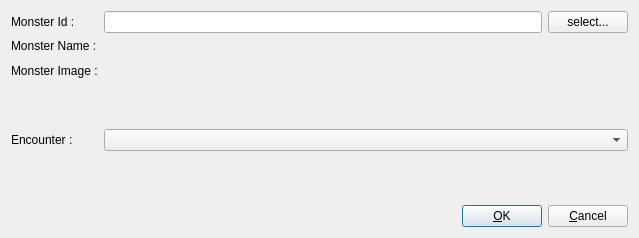
<?xml version="1.0" encoding="UTF-8"?>
<ui version="4.0">
 <class>editMonsterEncounterFormClass</class>
 <widget class="QDialog" name="editMonsterEncounterFormClass">
  <property name="geometry">
   <rect>
    <x>0</x>
    <y>0</y>
    <width>639</width>
    <height>238</height>
   </rect>
  </property>
  <property name="maximumSize">
   <size>
    <width>16777215</width>
    <height>16777215</height>
   </size>
  </property>
  <property name="windowTitle">
   <string>Edit monster encounter</string>
  </property>
  <layout class="QVBoxLayout" name="verticalLayout">
   <item>
    <layout class="QFormLayout" name="formLayout_3">
     <item row="0" column="0">
      <widget class="QLabel" name="label">
       <property name="text">
        <string>Monster Id :</string>
       </property>
      </widget>
     </item>
     <item row="0" column="1">
      <layout class="QHBoxLayout" name="horizontalLayout_2">
       <item>
        <widget class="QLineEdit" name="lineEditId"/>
       </item>
       <item>
        <widget class="QPushButton" name="pushButtonMonsterSelector">
         <property name="text">
          <string>select...</string>
         </property>
        </widget>
       </item>
      </layout>
     </item>
     <item row="1" column="0">
      <widget class="QLabel" name="label_2">
       <property name="text">
        <string>Monster Name :</string>
       </property>
      </widget>
     </item>
     <item row="1" column="1">
      <widget class="QLabel" name="labelMonsterName">
       <property name="text">
        <string/>
       </property>
      </widget>
     </item>
     <item row="3" column="0">
      <widget class="QLabel" name="label_3">
       <property name="text">
        <string>Encounter :</string>
       </property>
      </widget>
     </item>
     <item row="3" column="1">
      <widget class="QComboBox" name="comboBoxEncounter"/>
     </item>
     <item row="2" column="0">
      <widget class="QLabel" name="label_4">
       <property name="text">
        <string>Monster Image :</string>
       </property>
      </widget>
     </item>
     <item row="2" column="1">
      <widget class="QLabel" name="labelMonsterImage">
       <property name="minimumSize">
        <size>
         <width>64</width>
         <height>64</height>
        </size>
       </property>
       <property name="text">
        <string/>
       </property>
      </widget>
     </item>
    </layout>
   </item>
   <item>
    <spacer name="verticalSpacer">
     <property name="orientation">
      <enum>Qt::Vertical</enum>
     </property>
     <property name="sizeHint" stdset="0">
      <size>
       <width>20</width>
       <height>40</height>
      </size>
     </property>
    </spacer>
   </item>
   <item>
    <layout class="QHBoxLayout" name="horizontalLayout">
     <item>
      <spacer name="horizontalSpacer">
       <property name="orientation">
        <enum>Qt::Horizontal</enum>
       </property>
       <property name="sizeHint" stdset="0">
        <size>
         <width>40</width>
         <height>20</height>
        </size>
       </property>
      </spacer>
     </item>
     <item>
      <widget class="QPushButton" name="pushButtonOK">
       <property name="text">
        <string>&amp;OK</string>
       </property>
       <property name="icon">
        <iconset resource="../res/global.qrc">
         <normaloff>:/commonEditor.UI/res/dialog-ok.svg</normaloff>:/commonEditor.UI/res/dialog-ok.svg</iconset>
       </property>
       <property name="default">
        <bool>true</bool>
       </property>
      </widget>
     </item>
     <item>
      <widget class="QPushButton" name="pushButtonCancel">
       <property name="text">
        <string>&amp;Cancel</string>
       </property>
       <property name="icon">
        <iconset resource="../res/global.qrc">
         <normaloff>:/commonEditor.UI/res/dialog-close.svg</normaloff>:/commonEditor.UI/res/dialog-close.svg</iconset>
       </property>
      </widget>
     </item>
    </layout>
   </item>
  </layout>
 </widget>
 <tabstops>
  <tabstop>lineEditId</tabstop>
  <tabstop>pushButtonMonsterSelector</tabstop>
  <tabstop>comboBoxEncounter</tabstop>
  <tabstop>pushButtonOK</tabstop>
  <tabstop>pushButtonCancel</tabstop>
 </tabstops>
 <resources>
  <include location="../res/global.qrc"/>
 </resources>
 <connections/>
</ui>
